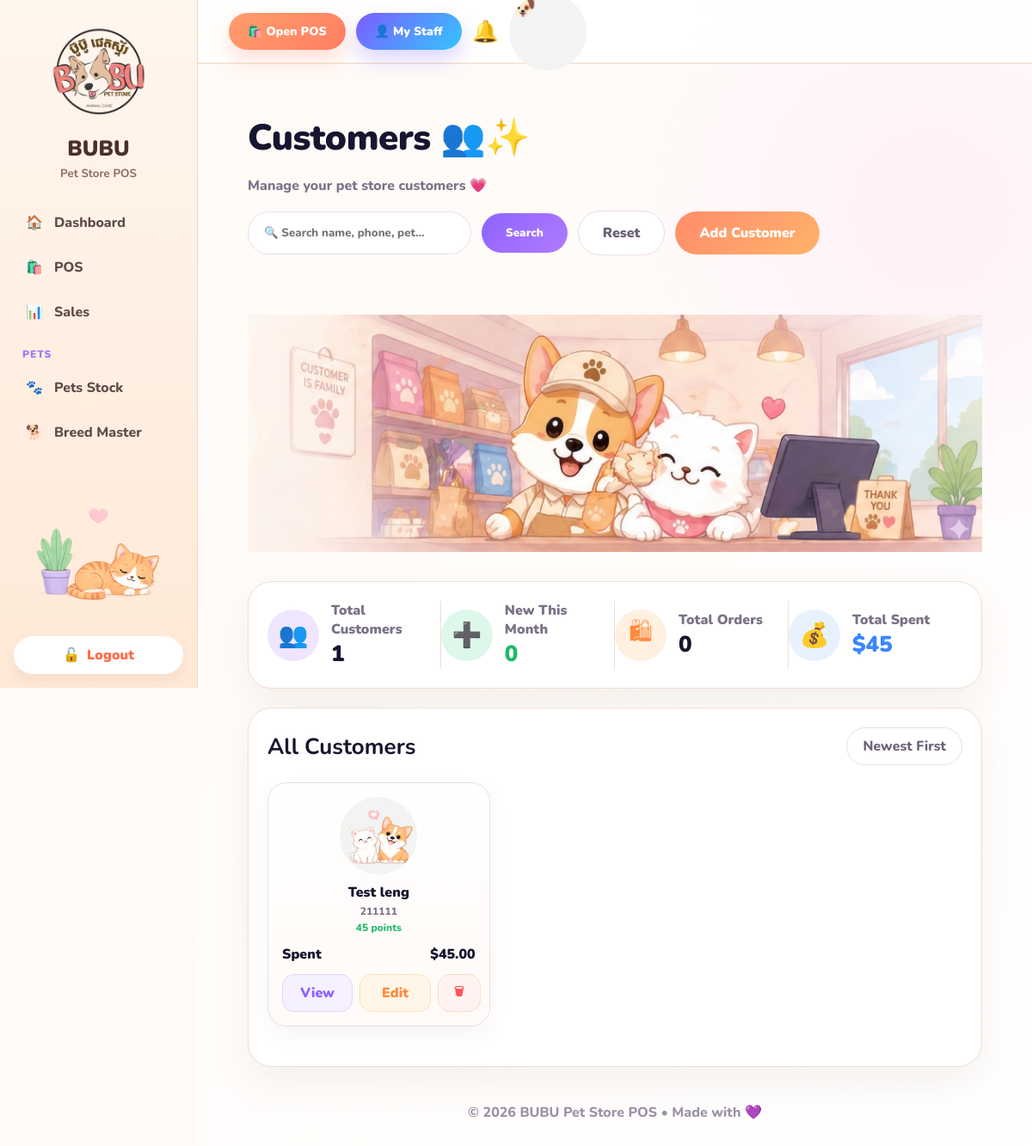
/customers/ (signed in), run on an earlier commit of the app's database.
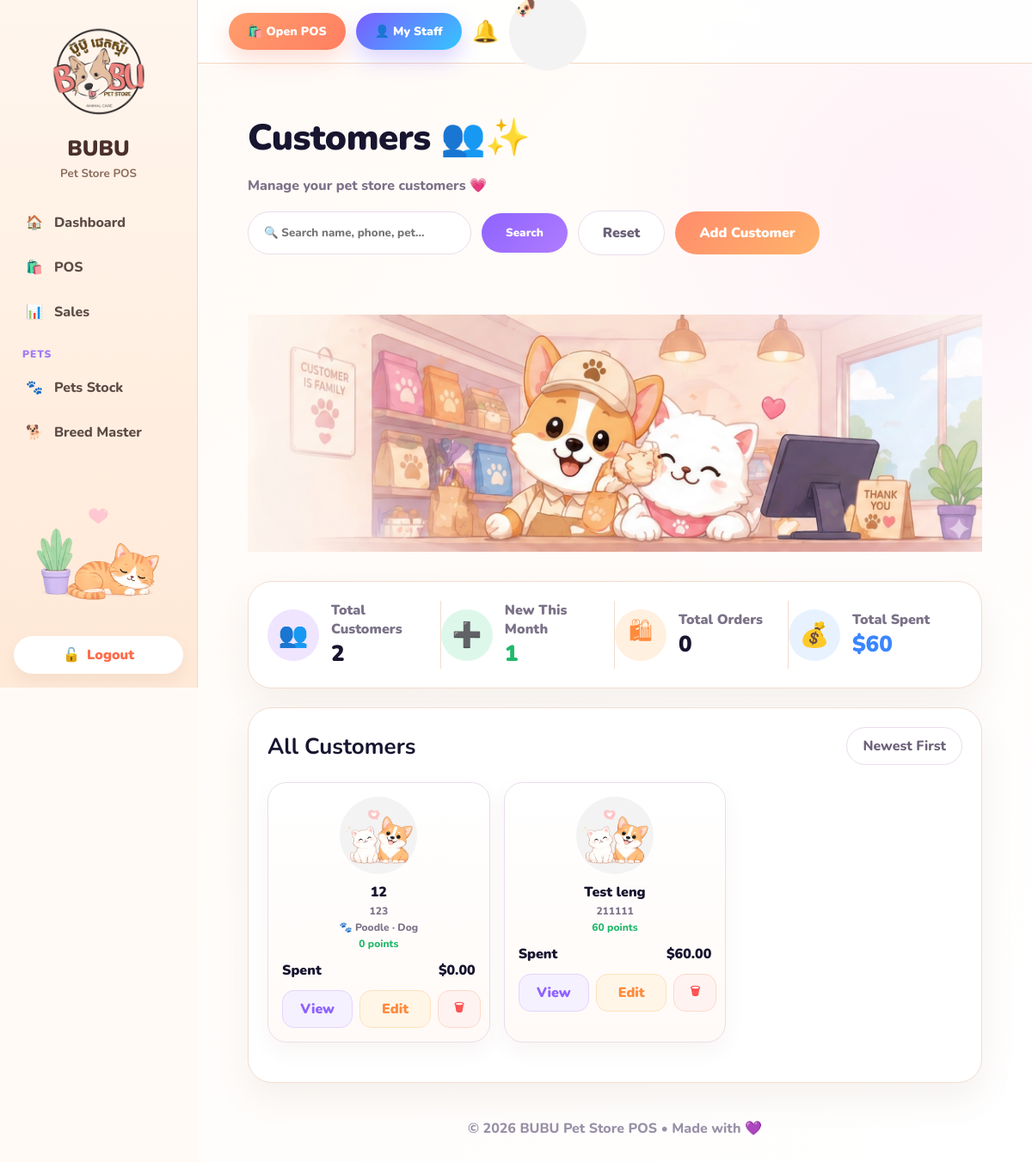
And on a later commit of the database.
### customers/models.py (models this page shows, shortened)
class Customer(models.Model):
    name = models.CharField(max_length=120)
    phone = models.CharField(max_length=30, blank=True)
    email = models.EmailField(blank=True)
    address = models.TextField(blank=True)
    pet_name = models.CharField(max_length=100, blank=True)
    pet_type = models.CharField(max_length=100, blank=True)
    points = models.IntegerField(default=0)
    total_spent = models.DecimalField(max_digits=12, decimal_places=2, default=0)
    created_at = models.DateTimeField(auto_now_add=True)
    updated_at = models.DateTimeField(auto_now=True)
    created_by = models.ForeignKey(
        User,
        on_delete=models.SET_NULL,
        null=True,
        blank=True,
        related_name="created_customers",
    )
    updated_by = models.ForeignKey(
        User,
        on_delete=models.SET_NULL,
        null=True,
        blank=True,
        related_name="updated_customers",
    )

### customers/views.py (the view, shortened to what this page needs)
# urls.py: path("", views.customer_list, name="customer_list"),
@login_required
def customer_list(request):
    q = request.GET.get("q", "").strip()
    customers = (
        Customer.objects
        .prefetch_related("pets")
        .all()
        .order_by("-id")
    )
    now = timezone.now()
    total = Customer.objects.count()
    new_month = Customer.objects.filter(
        created_at__year=now.year,
        created_at__month=now.month,
    ).count()
    spent = Customer.objects.aggregate(
        total=Sum("total_spent")
    )["total"] or Decimal("0.00")
    total_pets = CustomerPet.objects.count()
    return render(request, "customers/customer_list.html", {
        "customers": customers,
        "q": q,
        "total": total,
        "new_month": new_month,
        "orders": 0,
        "spent": spent,
        "total_pets": total_pets,
    })

### templates/customers/customer_list.html (shortened to what this page needs)
{% extends "base.html" %}
{% load static %}
{% block content %}
<div class="customer-hero">
    <div class="customer-title">
        <h1>Customers 👥✨</h1>
        <p>Manage your pet store customers 💗</p>
        <form method="get" class="tool-row">
            <input class="search-pill" name="q" value="{{ q }}" placeholder="🔍 Search name, phone, pet...">
            <button class="btn-main btn-purple" type="submit">Search</button>
            <a href="{% url 'customer_list' %}" class="btn-main btn-reset">Reset</a>
            <a href="{% url 'customer_create' %}" class="btn-main btn-orange">Add Customer</a>
        </form>
    </div>
    <img src="{% static 'img/customer-hero.png' %}" class="hero-img" alt="Customers">
</div>
<div class="summary">
    <div class="summary-item">
        <div class="icon purple">👥</div>
        <div>
            <div class="label">Total Customers</div>
            <div class="value">{{ total|default:"0" }}</div>
        </div>
    </div>
    <div class="summary-item">
        <div class="icon green">➕</div>
        <div>
            <div class="label">New This Month</div>
            <div class="value green">{{ new_month|default:"0" }}</div>
        </div>
    </div>
    <div class="summary-item">
        <div class="icon orange">🛍</div>
        <div>
            <div class="label">Total Orders</div>
            <div class="value">{{ orders|default:"0" }}</div>
        </div>
    </div>
    <div class="summary-item">
        <div class="icon blue">💰</div>
        <div>
            <div class="label">Total Spent</div>
            <div class="value blue">${{ spent|default:"0.00" }}</div>
        </div>
    </div>
</div>
<div class="customer-panel">
    <div class="panel-head">
        <h2>All Customers</h2>
        <div class="sort">Newest First</div>
    </div>
    <div class="customer-grid">
        {% for c in customers %}
        <div class="card">
            <div class="avatar">
                <img src="{% static 'img/pet-hero.png' %}" alt="Customer">
            </div>
            <div class="name">{{ c.name }}</div>
            <div class="phone">{{ c.phone|default:"No phone" }}</div>
            {% if c.pet_name or c.pet_type %}
                <div class="pet">
                    🐾 {{ c.pet_name|default:"Pet" }}
                    {% if c.pet_type %} · {{ c.pet_type }}{% endif %}
                </div>
            {% endif %}
            <div class="points">{{ c.points|default:0 }} points</div>
            <div class="stats">
                <span>Spent</span>
                <span>${{ c.total_spent|default:"0.00" }}</span>
            </div>
            <div class="actions">
                <a href="{% url 'customer_detail' c.id %}" class="btn-view">View</a>
                <a href="{% url 'customer_update' c.id %}" class="btn-edit">Edit</a>
                <form method="post" action="{% url 'customer_delete' c.id %}" onsubmit="return confirm('Delete this customer?');">
                    <button type="submit" class="btn-del">🗑</button>
                </form>
            </div>
        </div>
        {% empty %}
            <div class="empty-box">
                No customers found.
            </div>
        {% endfor %}
    </div>
</div>
{% endblock %}

What changed in the data, as far as the page shows it:
added Customer: name "12", phone "123", pet_name "Poodle", pet_type "Dog", points "0", total_spent "0.00"
changed Customer "Test leng": points "45" → "60"; total_spent "45.00" → "60.00"
Also different on the page:
{{ total|default:"0" }}: "1" → "2"
{{ new_month|default:"0" }}: "0" → "1"
{{ spent|default:"0.00" }}: "45" → "60"
